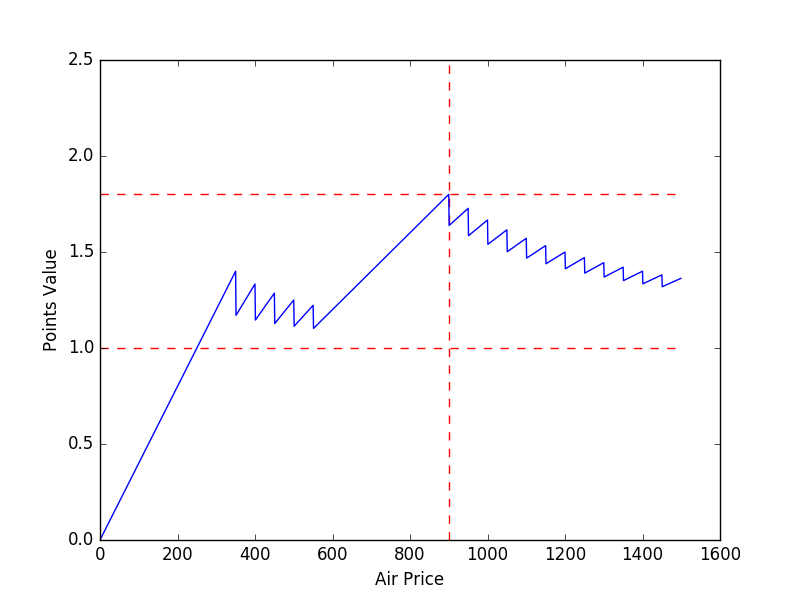

The script that saved this image:
import numpy as np
import matplotlib.pyplot as plt

max_price_for_the_plot = 1500
air_price = np.arange(max_price_for_the_plot)
points_value = np.zeros_like(air_price,dtype='f')
for i in range(air_price.size):
    if air_price[i] < 350:
        points_value[i] = air_price[i]/250.00
    elif air_price[i] < 900:
        points1 = 250.00+np.ceil((air_price[i]-350)/50.0)*50.0
        points2 = 500.00
        points_value[i] = air_price[i]/(np.minimum(points1,points2))
    else:
        points_value[i] = air_price[i]/(500.00+np.ceil((air_price[i]-900)/50.0)*50.0)

plt.figure()
plt.plot(air_price,points_value)
plt.ylim(0,2.5)
plt.hlines(y=1.0,xmin=0.0,xmax=max_price_for_the_plot,color='red',linestyles='dashed')
plt.hlines(y=1.8,xmin=0.0,xmax=max_price_for_the_plot,color='red',linestyles='dashed')
plt.vlines(x=900,ymin=0.0,ymax=2.5,color='red',linestyles='dashed')
plt.xlabel('Air Price')
plt.ylabel('Points Value')
plt.savefig('points_value_ubs_visa_infinite.png')
plt.show()